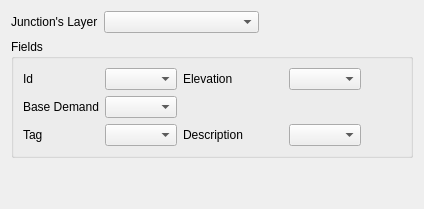
           <widget class="QWidget" name="tabJunctions">
            <attribute name="title">
             <string>Junctions</string>
            </attribute>
            <layout class="QGridLayout" name="gridLayout_23">
             <item row="0" column="0">
              <layout class="QGridLayout" name="gridLayout_21">
               <item row="0" column="0">
                <layout class="QHBoxLayout" name="horizontalLayout_36">
                 <item>
                  <widget class="QLabel" name="label_63">
                   <property name="text">
                    <string>Junction's Layer</string>
                   </property>
                  </widget>
                 </item>
                 <item>
                  <widget class="QComboBox" name="cbJunctionLayer">
                   <property name="sizePolicy">
                    <sizepolicy hsizetype="Expanding" vsizetype="Fixed">
                     <horstretch>0</horstretch>
                     <verstretch>0</verstretch>
                    </sizepolicy>
                   </property>
                  </widget>
                 </item>
                 <item>
                  <spacer name="horizontalSpacer_32">
                   <property name="orientation">
                    <enum>Qt::Horizontal</enum>
                   </property>
                   <property name="sizeHint" stdset="0">
                    <size>
                     <width>40</width>
                     <height>20</height>
                    </size>
                   </property>
                  </spacer>
                 </item>
                </layout>
               </item>
               <item row="1" column="0">
                <widget class="QGroupBox" name="gbJunctions">
                 <property name="sizePolicy">
                  <sizepolicy hsizetype="Expanding" vsizetype="Fixed">
                   <horstretch>0</horstretch>
                   <verstretch>0</verstretch>
                  </sizepolicy>
                 </property>
                 <property name="title">
                  <string>Fields</string>
                 </property>
                 <layout class="QGridLayout" name="gridLayout_22">
                  <item row="0" column="1">
                   <layout class="QGridLayout" name="gridLayout_30">
                    <item row="0" column="0">
                     <widget class="QLabel" name="label_64">
                      <property name="minimumSize">
                       <size>
                        <width>70</width>
                        <height>0</height>
                       </size>
                      </property>
                      <property name="text">
                       <string>Id</string>
                      </property>
                     </widget>
                    </item>
                    <item row="2" column="3">
                     <widget class="QComboBox" name="cbJunction_Descr">
                      <property name="sizePolicy">
                       <sizepolicy hsizetype="Expanding" vsizetype="Fixed">
                        <horstretch>0</horstretch>
                        <verstretch>0</verstretch>
                       </sizepolicy>
                      </property>
                     </widget>
                    </item>
                    <item row="0" column="4">
                     <spacer name="horizontalSpacer_33">
                      <property name="orientation">
                       <enum>Qt::Horizontal</enum>
                      </property>
                      <property name="sizeHint" stdset="0">
                       <size>
                        <width>40</width>
                        <height>20</height>
                       </size>
                      </property>
                     </spacer>
                    </item>
                    <item row="1" column="0">
                     <widget class="QLabel" name="label_66">
                      <property name="minimumSize">
                       <size>
                        <width>70</width>
                        <height>0</height>
                       </size>
                      </property>
                      <property name="text">
                       <string>Base Demand</string>
                      </property>
                     </widget>
                    </item>
                    <item row="2" column="0">
                     <widget class="QLabel" name="label_76">
                      <property name="minimumSize">
                       <size>
                        <width>70</width>
                        <height>0</height>
                       </size>
                      </property>
                      <property name="text">
                       <string>Tag</string>
                      </property>
                     </widget>
                    </item>
                    <item row="2" column="1">
                     <widget class="QComboBox" name="cbJunction_Tag">
                      <property name="sizePolicy">
                       <sizepolicy hsizetype="Expanding" vsizetype="Fixed">
                        <horstretch>0</horstretch>
                        <verstretch>0</verstretch>
                       </sizepolicy>
                      </property>
                     </widget>
                    </item>
                    <item row="2" column="2">
                     <widget class="QLabel" name="label_77">
                      <property name="minimumSize">
                       <size>
                        <width>100</width>
                        <height>0</height>
                       </size>
                      </property>
                      <property name="text">
                       <string>Description</string>
                      </property>
                     </widget>
                    </item>
                    <item row="0" column="1">
                     <widget class="QComboBox" name="cbJunction_Id">
                      <property name="sizePolicy">
                       <sizepolicy hsizetype="Expanding" vsizetype="Fixed">
                        <horstretch>0</horstretch>
                        <verstretch>0</verstretch>
                       </sizepolicy>
                      </property>
                     </widget>
                    </item>
                    <item row="1" column="4">
                     <spacer name="horizontalSpacer_34">
                      <property name="orientation">
                       <enum>Qt::Horizontal</enum>
                      </property>
                      <property name="sizeHint" stdset="0">
                       <size>
                        <width>40</width>
                        <height>20</height>
                       </size>
                      </property>
                     </spacer>
                    </item>
                    <item row="0" column="3">
                     <widget class="QComboBox" name="cbJunction_Elevation">
                      <property name="sizePolicy">
                       <sizepolicy hsizetype="Expanding" vsizetype="Fixed">
                        <horstretch>0</horstretch>
                        <verstretch>0</verstretch>
                       </sizepolicy>
                      </property>
                     </widget>
                    </item>
                    <item row="2" column="4">
                     <spacer name="horizontalSpacer_39">
                      <property name="orientation">
                       <enum>Qt::Horizontal</enum>
                      </property>
                      <property name="sizeHint" stdset="0">
                       <size>
                        <width>40</width>
                        <height>20</height>
                       </size>
                      </property>
                     </spacer>
                    </item>
                    <item row="0" column="2">
                     <widget class="QLabel" name="label_65">
                      <property name="minimumSize">
                       <size>
                        <width>100</width>
                        <height>0</height>
                       </size>
                      </property>
                      <property name="text">
                       <string>Elevation</string>
                      </property>
                     </widget>
                    </item>
                    <item row="1" column="1">
                     <widget class="QComboBox" name="cbJunction_BaseDem">
                      <property name="sizePolicy">
                       <sizepolicy hsizetype="Expanding" vsizetype="Fixed">
                        <horstretch>0</horstretch>
                        <verstretch>0</verstretch>
                       </sizepolicy>
                      </property>
                     </widget>
                    </item>
                   </layout>
                  </item>
                 </layout>
                </widget>
               </item>
               <item row="2" column="0">
                <spacer name="verticalSpacer_7">
                 <property name="orientation">
                  <enum>Qt::Vertical</enum>
                 </property>
                 <property name="sizeHint" stdset="0">
                  <size>
                   <width>20</width>
                   <height>40</height>
                  </size>
                 </property>
                </spacer>
               </item>
              </layout>
             </item>
            </layout>
           </widget>
